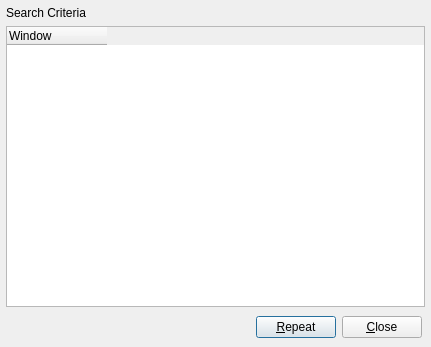
<?xml version="1.0" encoding="UTF-8"?>
<ui version="4.0">
 <class>SearchResultsWindow</class>
 <widget class="QDialog" name="SearchResultsWindow">
  <property name="geometry">
   <rect>
    <x>0</x>
    <y>0</y>
    <width>431</width>
    <height>347</height>
   </rect>
  </property>
  <property name="windowTitle">
   <string>Search Results</string>
  </property>
  <property name="windowIcon">
   <iconset resource="../qt_resources.qrc">
    <normaloff>:/Window Detective.ico</normaloff>:/Window Detective.ico</iconset>
  </property>
  <layout class="QVBoxLayout" name="verticalLayout">
   <property name="margin">
    <number>6</number>
   </property>
   <item>
    <widget class="QLabel" name="criteriaLabel">
     <property name="text">
      <string>Search Criteria</string>
     </property>
    </widget>
   </item>
   <item>
    <widget class="WindowTree" name="windowList">
     <property name="editTriggers">
      <set>QAbstractItemView::NoEditTriggers</set>
     </property>
     <property name="dragDropOverwriteMode">
      <bool>false</bool>
     </property>
     <property name="selectionBehavior">
      <enum>QAbstractItemView::SelectRows</enum>
     </property>
     <property name="verticalScrollMode">
      <enum>QAbstractItemView::ScrollPerPixel</enum>
     </property>
     <property name="horizontalScrollMode">
      <enum>QAbstractItemView::ScrollPerPixel</enum>
     </property>
     <property name="rootIsDecorated">
      <bool>false</bool>
     </property>
     <attribute name="headerStretchLastSection">
      <bool>false</bool>
     </attribute>
     <attribute name="headerStretchLastSection">
      <bool>false</bool>
     </attribute>
     <column>
      <property name="text">
       <string>Window</string>
      </property>
     </column>
    </widget>
   </item>
   <item>
    <widget class="QFrame" name="frame">
     <layout class="QHBoxLayout" name="horizontalLayout">
      <property name="margin">
       <number>3</number>
      </property>
      <item>
       <spacer name="horizontalSpacer">
        <property name="orientation">
         <enum>Qt::Horizontal</enum>
        </property>
        <property name="sizeHint" stdset="0">
         <size>
          <width>40</width>
          <height>20</height>
         </size>
        </property>
       </spacer>
      </item>
      <item>
       <widget class="QPushButton" name="repeatButton">
        <property name="text">
         <string>&amp;Repeat</string>
        </property>
       </widget>
      </item>
      <item>
       <widget class="QPushButton" name="closeButton">
        <property name="text">
         <string>&amp;Close</string>
        </property>
       </widget>
      </item>
     </layout>
    </widget>
   </item>
  </layout>
 </widget>
 <customwidgets>
  <customwidget>
   <class>WindowTree</class>
   <extends>QTreeWidget</extends>
   <header>ui/custom_widgets/WindowTree.h</header>
  </customwidget>
 </customwidgets>
 <resources>
  <include location="../qt_resources.qrc"/>
 </resources>
 <connections/>
</ui>
